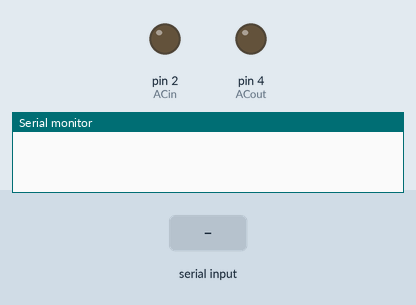
Recording of a sketch running on a simulated Arduino Uno, built with avr-gcc and run on an emulated ATmega328P. On the bench: output pins drawn as LEDs (lit = HIGH), the last lines printed to the serial monitor. The test bench sets the inputs (shaded band). Pins used as bus, display or sensor lines are not drawn.

Above: at 1.2 s.
1.3 s: "switch_dc\n" received over Serial
At 2.5 s:
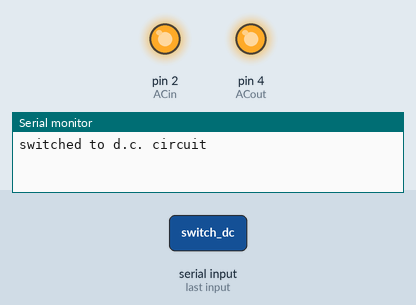
2.8 s: "reset\n" received over Serial
At 3.9 s:
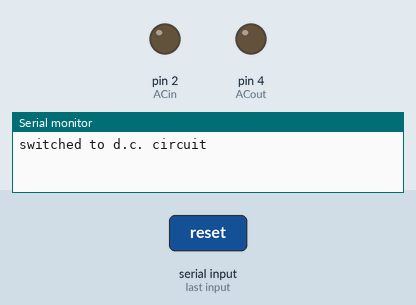
4.3 s: "power_up\n" received over Serial
At 5.1 s:
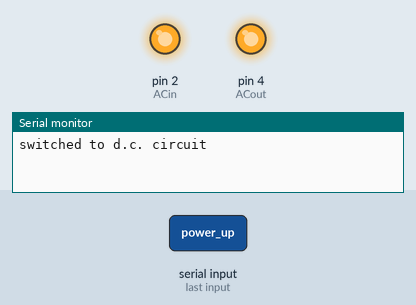
Timing chart, 0 to 7.3 s (numbered marks = the images above; inputs shaded):
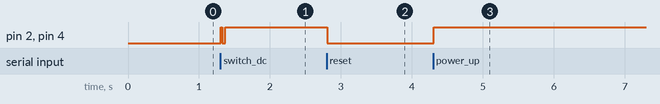

The sketch:

switchbox_controller_mk2.ino
```cpp
/*
Circuit Switch Control Driver v0 (08/01/13, A. Sanders)
For use with tip experiment electronics switch box.
*/

// Outputs
const int ACin = 2;
const int DCin = 3;
const int ACout = 4;
const int clk = 5;
const int DCout = 6;
const int DCamp = 7;
const int power_clk = 8;
const int power = 9;

// Pin-to-Bit
// PORTD
const int ACin_bit = 2;
const int DCin_bit = 3;
const int ACout_bit = 4;
const int clk_bit = 5;
const int DCout_bit = 6;
const int DCamp_bit = 7;
// PORTB
const int power_clk_bit = 0;
const int power_bit = 1;

// Declarations
String inputString = "";
boolean stringComplete = false;

void setup(){
  // pin mode setup
  pinMode(ACin, OUTPUT);
  pinMode(ACout, OUTPUT);
  pinMode(DCin, OUTPUT);
  pinMode(DCout, OUTPUT);
  pinMode(DCamp, OUTPUT);
  pinMode(clk, OUTPUT);
  pinMode(power, OUTPUT);
  pinMode(power_clk, OUTPUT);
  // initial configuration - all relays off
  digitalWrite(ACin, LOW);
  digitalWrite(ACout, LOW);
  digitalWrite(DCin, LOW);
  digitalWrite(DCout, LOW);
  digitalWrite(DCamp, LOW);
  digitalWrite(clk, LOW);
  digitalWrite(power, LOW);
  digitalWrite(power_clk, LOW);

  DDRD |= B11111100;
  DDRB |= B00000011;
  PORTD &= B00000011;
  PORTB &= B11111100;

  Serial.begin(9600);
  inputString.reserve(200);
}

void loop(){
  /* Serial Commands and Communications */
  if (stringComplete) {
    // test commands
    if (inputString == "id?") Serial.println("switchbox controller");
    if (inputString == "test") {
      Serial.println("Test Sequence Enabled");}
    // switch routing modes
    if (inputString == "switch_ac") switch_AC();
    if (inputString == "switch_dc") switch_DC();
    if (inputString == "switch_dc_amp") switch_DC_amp();
    // configuration commands
    if (inputString == "reset") reset();
    if (inputString == "config?") config_status();
    // more commands
    if (inputString == "power_up") power_up();
    if (inputString == "power_down") power_down();
    if (inputString == "clk") clk_through();
    // switch individual relays
    if (inputString == "switch_ac_in") switch_ac_in();
    if (inputString == "switch_ac_out") switch_ac_out();
    if (inputString == "switch_dc_in") switch_dc_in();
    if (inputString == "switch_dc_out") switch_dc_out();
    if (inputString == "switch_dcamp") switch_dcamp();
    // reset command string
    inputString = "";
    stringComplete = false;
  }
}
```

power_controls.ino
```cpp
void power_up(){
  // set all inputs high
  PORTD |= B11111100;
  PORTB |= B00000011;
  digitalWrite(power_clk, LOW);      // toggle power_clk low
  delay(20);                         // for 10 ms and then
  digitalWrite(power_clk, HIGH);     // revert to high
}

void power_down(){
  // set all inputs high
  PORTD |= B11111100;
  PORTB |= B00000011;
  digitalWrite(power, LOW);          // pull power low
  delay(20);                         // wait 10 ms
  digitalWrite(power_clk, LOW);      // toggle power_clk low
  delay(20);                         // for 10 ms and then
  digitalWrite(power_clk, HIGH);     // revert to high
}
```

relay_switching.ino
```cpp
void switch_ac_in(){
  digitalWrite(ACin, HIGH);
}

void switch_ac_out(){
  digitalWrite(ACout, HIGH);
}

void switch_dc_in(){
  digitalWrite(DCin, HIGH);
}

void switch_dc_out(){
  digitalWrite(DCout, HIGH);
}

void switch_dcamp(){
  digitalWrite(DCamp, HIGH);
}
```

routing_modes.ino
```cpp
void clk_through(){
  digitalWrite(clk, LOW);      // toggle clk low
  delay(20);                         // for 10 ms and then
  digitalWrite(clk, HIGH);     // revert to high
  delay(20);
}

void switch_AC(){
  power_up();     // power up
  // disable DC in, out and amp
  digitalWrite(DCin, LOW);
  digitalWrite(DCout, LOW);
  digitalWrite(DCamp, LOW);
  // enable AC in and out
  digitalWrite(ACin, HIGH);
  digitalWrite(ACout, HIGH);
  clk_through();  // change relay configuration
  power_down();   // power down
  Serial.println("switched to a.c. circuit");
}

void switch_DC(){
  power_up();     // power up
  // disable AC in, out and DC amp
  digitalWrite(ACin, LOW);
  digitalWrite(ACout, LOW);
  digitalWrite(DCamp, LOW);
  // enable DC in and out
  digitalWrite(DCin, HIGH);
  digitalWrite(DCout, HIGH);
  clk_through();  // change relay configuration
  power_down();   // power down
  Serial.println("switched to d.c. circuit");
}

void switch_DC_amp(){
  power_up();     // power up
  // disable AC in, out and DC out
  digitalWrite(ACin, LOW);
  digitalWrite(ACout, LOW);
  digitalWrite(DCout, LOW);
  // enable DC in and amp
  digitalWrite(DCin, HIGH);
  digitalWrite(DCamp, HIGH);
  clk_through();  // change relay configuration
  power_down();   // power down
  Serial.println("switched to d.c. amp circuit");
}
```

serialEvent.ino
```cpp
/* requires delcaration of:
String inputString = "";
boolean stringComplete = false;
and line:
Serial.begin(9600);
inputString.reserve(200);
in setup() */

void serialEvent(){
  /* Serial Communications */
  while (Serial.available()) {
    char inChar = (char)Serial.read();
    if (inChar == '\n'){
      stringComplete = true;
      break;}
    inputString += inChar;
    //if (inChar == '\n') stringComplete = true;
  }
}
```

switchbox_configuration.ino
```cpp
void config_status(){
  Serial.print("AC in = ");
  Serial.print(digitalRead(ACin));
  Serial.print(", AC out = ");
  Serial.println(digitalRead(ACout));
  Serial.print("DC in = ");
  Serial.print(digitalRead(DCin));
  Serial.print(", DC out = ");
  Serial.print(digitalRead(DCout));
  Serial.print(", DC amp = ");
  Serial.println(digitalRead(DCamp));
}

void reset(){
  PORTD &= B00000011; // disable AC mode (2 & 4)
  PORTB &= B00000000; // disable DC mode (8)
}
```

Measured:
- after the input at 1.3 s, pin 2 (ACin), pin 4 (ACout): LOW → HIGH at once, → LOW 0.02 s later, → HIGH 0.04 s later
- after the input at 2.8 s, pin 2 (ACin), pin 4 (ACout): HIGH → LOW at once
- after the input at 4.3 s, pin 2 (ACin), pin 4 (ACout): LOW → HIGH at once
